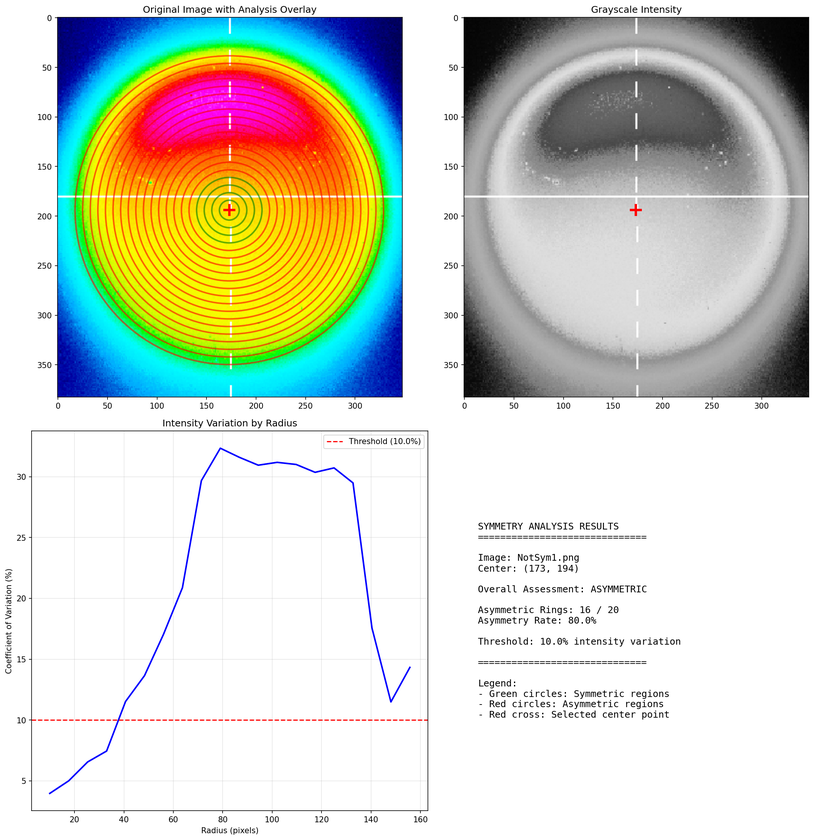
#> input picture analysis_NotSym1.png, 840 x 840 px, shrunk from 2234 x 2232 before the run
$ python -i pattern_symmetry_analyzer.py   (imports and definitions only)
#> lines starting #> are read from the running program, lines starting #| are printed output that depends on the picture
import cv2
import numpy as np
import matplotlib.pyplot as plt
from matplotlib.patches import Circle
from matplotlib.widgets import Button
import os
from typing import Tuple, List, Dict
import json
from scipy import signal
from scipy.ndimage import median_filter

class PatternSymmetryAnalyzer:
    def __init__(self, threshold_percentage: float = 15.0, smoothing_level: str = 'medium'):
        """
        Initialize the Pattern Symmetry Analyzer

        Args:
            threshold_percentage: Percentage threshold for intensity variation
                                to consider regions as symmetric
            smoothing_level: Level of smoothing to apply ('light', 'medium', 'heavy')
        """
        self.threshold_percentage = threshold_percentage
        self.smoothing_level = smoothing_level
        self.center = None
        self.current_image = None
        self.current_image_path = None
        self.gray_image = None
        self.preprocessed_image = None

    def load_image(self, image_path: str) -> np.ndarray:
        """Load and return image in RGB format"""
#> called with image_path = 'analysis_NotSym1.png'
        image = cv2.imread(image_path)
#> image is the input picture: shape (840, 840, 3); mean B, G, R 203.2, 214.7, 210.3
        if image is None:
            raise ValueError(f"Could not load image from {image_path}")

        # Convert BGR to RGB for matplotlib
        image_rgb = cv2.cvtColor(image, cv2.COLOR_BGR2RGB)
        self.current_image = image_rgb
        self.current_image_path = image_path

        # Convert to grayscale for analysis
        self.gray_image = cv2.cvtColor(image, cv2.COLOR_BGR2GRAY)
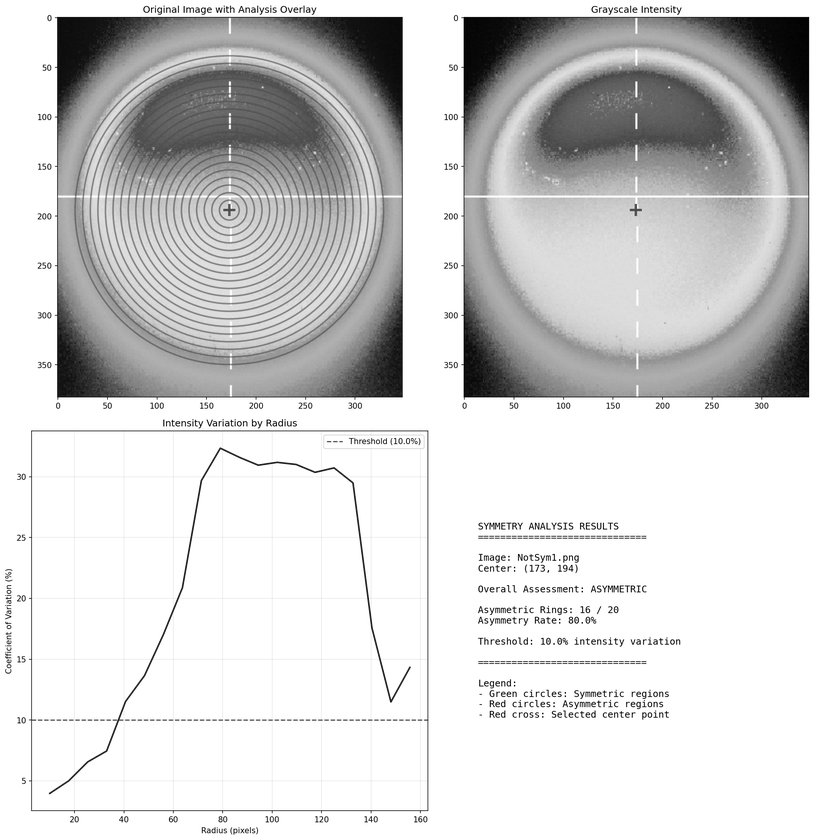
#> self.gray_image: shape (840, 840); min 0, max 255, mean 212.1

        # Apply preprocessing
        self.preprocessed_image = self.preprocess_image(self.gray_image)

        return image_rgb

    def preprocess_image(self, image: np.ndarray) -> np.ndarray:
        """
        Apply sophisticated preprocessing to remove spikes and smooth the image

        Args:
            image: Grayscale image

        Returns:
            Preprocessed image
        """
        processed = image.copy()

        # Step 1: Median filter to remove salt-and-pepper noise and spikes
        if self.smoothing_level in ['medium', 'heavy']:
            kernel_size = 5 if self.smoothing_level == 'medium' else 7
            processed = median_filter(processed, size=kernel_size)
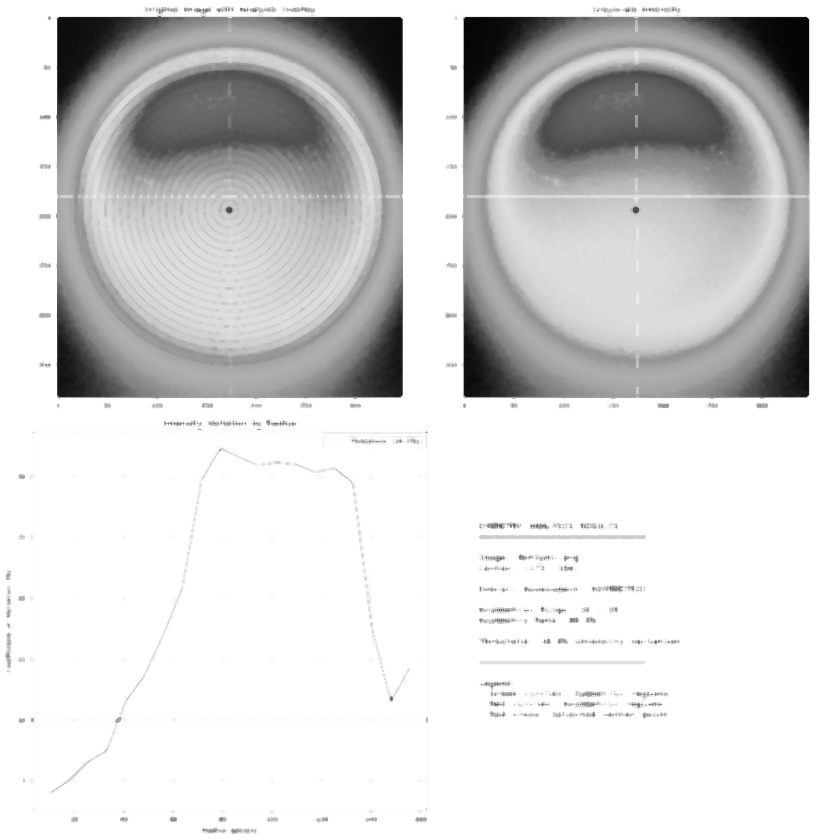
#> processed: shape (840, 840); min 3, max 255, mean 215.2
            print(f"Applied median filter (kernel size: {kernel_size}) to remove spikes")

        # Step 2: Bilateral filter for edge-preserving smoothing
        # This maintains edges while smoothing uniform areas
        if self.smoothing_level == 'light':
            processed = cv2.bilateralFilter(processed, d=5, sigmaColor=50, sigmaSpace=50)
        elif self.smoothing_level == 'medium':
            processed = cv2.bilateralFilter(processed, d=9, sigmaColor=75, sigmaSpace=75)
        elif self.smoothing_level == 'heavy':
            processed = cv2.bilateralFilter(processed, d=13, sigmaColor=100, sigmaSpace=100)
        print(f"Applied bilateral filter ({self.smoothing_level} smoothing)")

        # Step 3: Gaussian blur for final smoothing
        if self.smoothing_level == 'medium':
            processed = cv2.GaussianBlur(processed, (5, 5), 1.0)
        elif self.smoothing_level == 'heavy':
            processed = cv2.GaussianBlur(processed, (7, 7), 1.5)

        # Optional Step 4: Morphological operations for very noisy images
        if self.smoothing_level == 'heavy':
            # Opening (erosion followed by dilation) to remove small noise
            kernel = cv2.getStructuringElement(cv2.MORPH_ELLIPSE, (3, 3))
            processed = cv2.morphologyEx(processed, cv2.MORPH_OPEN, kernel)
            print("Applied morphological opening to remove small noise regions")

        return processed

    def select_center(self, image: np.ndarray) -> Tuple[int, int]:
        """
        Interactive center selection using matplotlib
        Returns (x, y) coordinates of selected center
        """
        self.center = None

        fig, (ax1, ax2) = plt.subplots(1, 2, figsize=(15, 7))

        # Show original image
        ax1.imshow(image)
        ax1.set_title("Click to select the center of the pattern")

        # Show preprocessed grayscale image
        ax2.imshow(self.preprocessed_image, cmap='gray')
        ax2.set_title(f"Preprocessed image ({self.smoothing_level} smoothing)")

        # [8 lines left out: function onclick, not called in this run]

        # Connect the click event
        cid = fig.canvas.mpl_connect('button_press_event', onclick)

        # Add a continue button
        ax_button = plt.axes([0.7, 0.02, 0.15, 0.04])
        btn_continue = Button(ax_button, 'Analyze')

        def on_continue(event):
            plt.close(fig)

        btn_continue.on_clicked(on_continue)

        plt.tight_layout()
        plt.show()
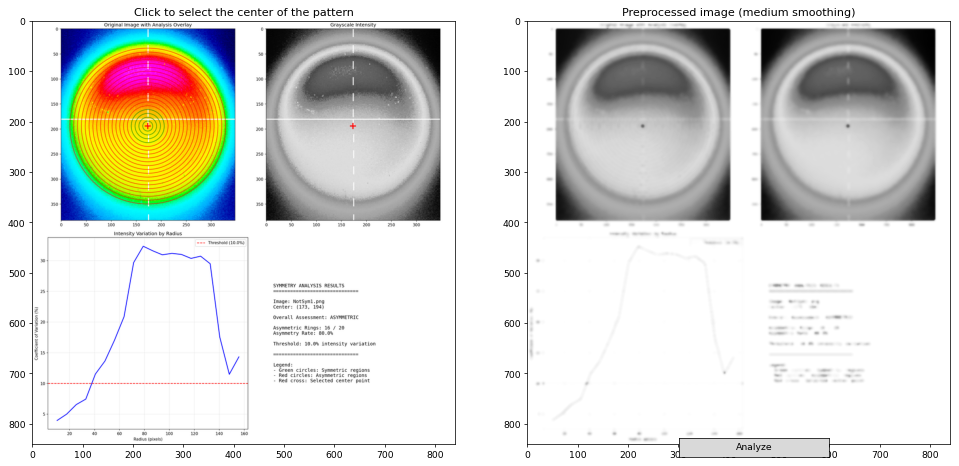
#> figure drawn by matplotlib, 2 panels

        if self.center is None:
#> (the run stopped early here; a loop or call above may not have finished)

$ run again, on analysis_Sym2.png
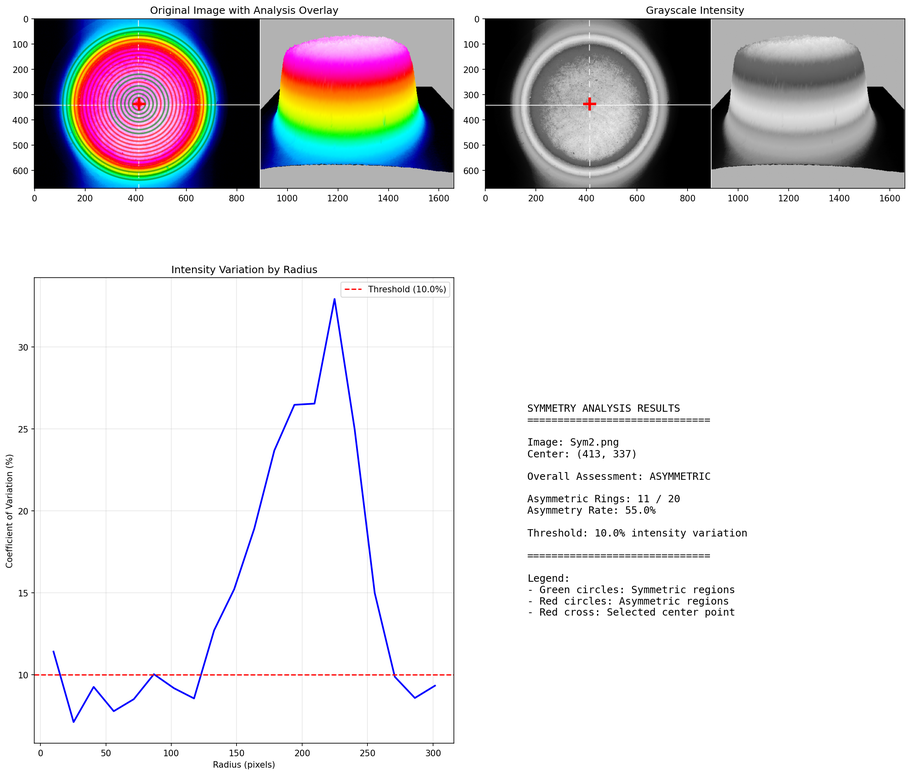
#> input picture analysis_Sym2.png, 911 x 775 px, shrunk from 2234 x 1901 before the run
#> in load_image, image is the input picture: shape (775, 911, 3); mean B, G, R 223.4, 221.9, 223.3
#> in preprocess_image, `processed = median_filter(processed, size=kernel_size)`:
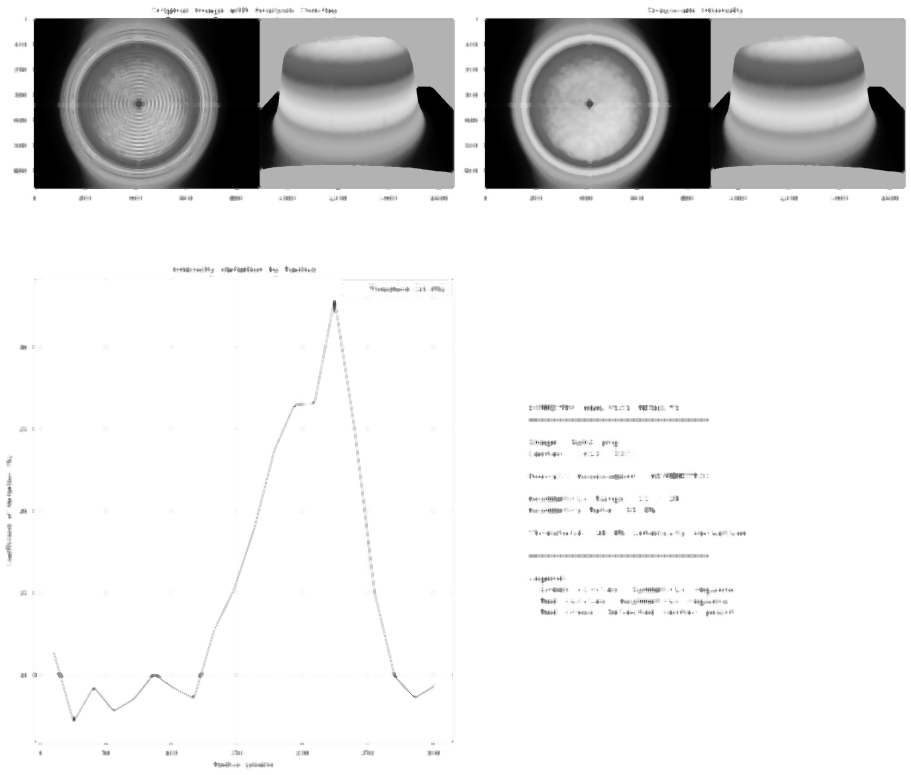
#> processed: shape (775, 911); min 0, max 255, mean 225.1
#> in select_center, `plt.show()`:
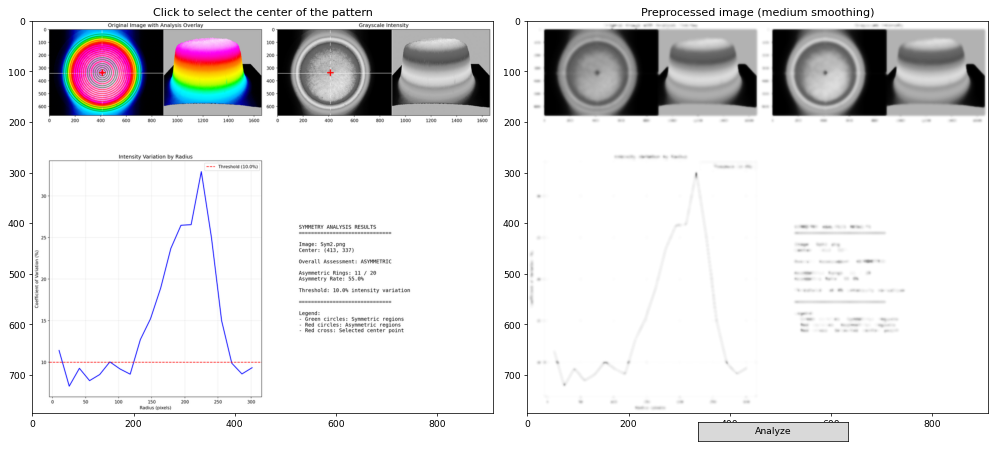
#> figure drawn by matplotlib, 2 panels

$ run again, on analysis_Sym4.png
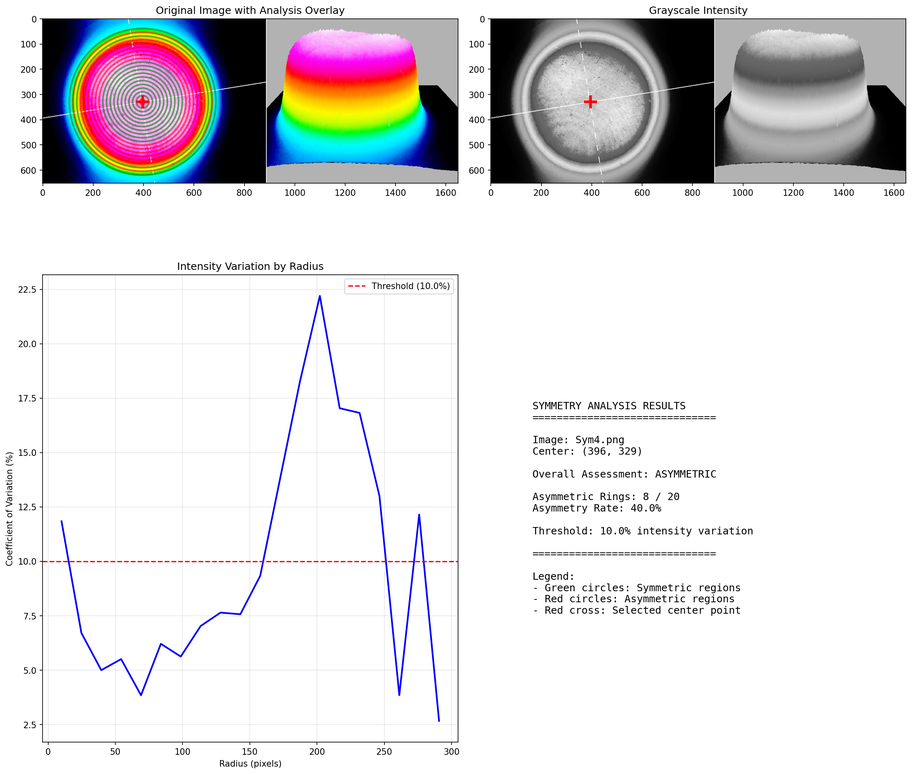
#> input picture analysis_Sym4.png, 912 x 774 px, shrunk from 2230 x 1893 before the run
#> in load_image, image is the input picture: shape (774, 912, 3); mean B, G, R 224.8, 223.3, 224.2
#> in preprocess_image, `processed = median_filter(processed, size=kernel_size)`:
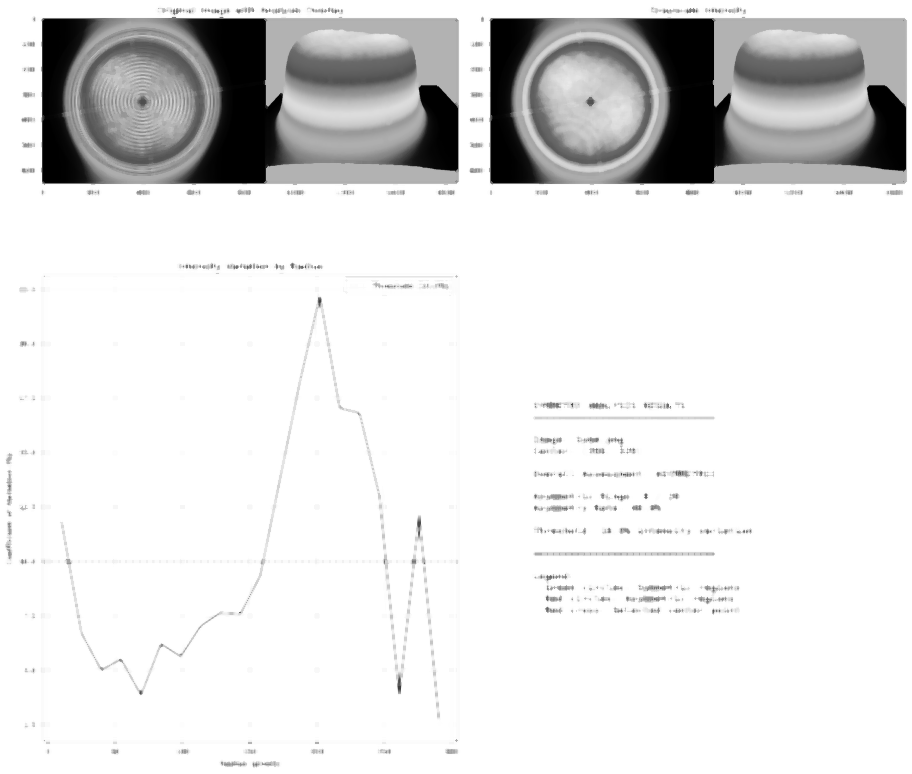
#> processed: shape (774, 912); min 0, max 255, mean 226.6
#> in select_center, `plt.show()`:
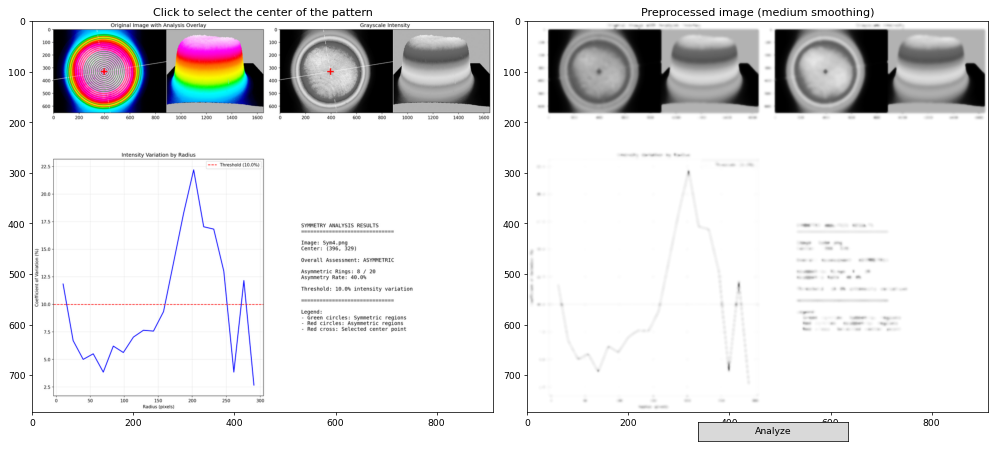
#> figure drawn by matplotlib, 2 panels
